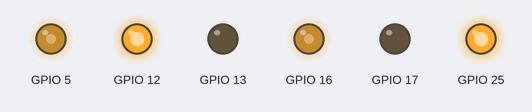
Recording of a program running on a simulated ESP32. Parts: output pins drawn as LEDs (lit = HIGH).

Above: at 0.05 s.
At 1.95 s:
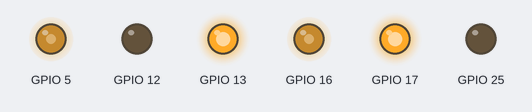
Timing chart, 0 to 3.0 s (numbered marks = the images above):
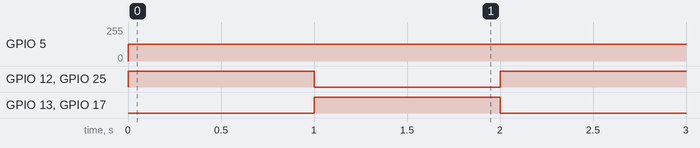

The program:

main.cpp
```cpp
#include <Arduino.h>
#include "motor.h"

Motor leftMotor(1, 255, 16, 25, 17);
Motor rightMotor(0, 255, 5, 12, 13);


void setup()
{
  Serial.begin(9600);
  leftMotor.init();
  rightMotor.init();
}

void loop()
{
  leftMotor.setSpeed(50);
  rightMotor.setSpeed(50);
  leftMotor.moveForward();
  rightMotor.moveForward();
  delay(1000);
  leftMotor.moveBackward();
  rightMotor.moveBackward();
  delay(1000);
  leftMotor.setSpeed(0);
  rightMotor.setSpeed(0);
  leftMotor.stop();
  rightMotor.stop();
}
```

Measured:
- by itself, GPIO 5: 0/255 → 127/255 at 0.00 s
- by itself, GPIO 12, GPIO 13, GPIO 17, GPIO 25: alternates HIGH for 1.0 s and LOW for 1.0 s
